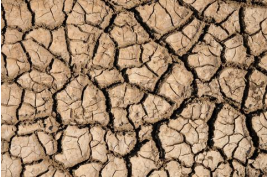
#> input picture CVASS1.PNG, 268 x 179 px, found by its file name
$ jupyter execute Assignment_1.ipynb   (shell and % lines are left out)
#> lines starting #> are read from the running program, lines starting #| are printed output that depends on the picture
#> further down, input_image is the input picture: shape (179, 268, 3); mean B, G, R 108.7, 135.1, 162.6
[cell 1]
import cv2
import numpy as np
import pandas as pd

def get_pixel_value(image, x, y):
    # Function to get pixel value at a specific location (x, y)
    return image[x, y]

def thresholded_value(center, pixels):
    # Function to threshold the pixel values based on the center value
    thresholded = []
    for pixel in pixels:
        if pixel >= center:
            thresholded.append(1)
        else:
            thresholded.append(0)
    return thresholded

def get_binary_value(thresholded):
    # Function to convert binary values to decimal
    binary_value = 0
    for i in range(8):
        binary_value += thresholded[i] * (2 ** (7 - i))
    return binary_value

def local_binary_pattern(image):
    # Convert the image to grayscale
    gray_image = cv2.cvtColor(image, cv2.COLOR_BGR2GRAY)
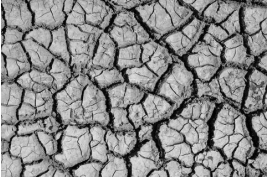
#> gray_image: shape (179, 268); min 0, max 255, mean 140.3

    # Get image dimensions
    rows, cols = gray_image.shape
#> rows = 179; cols = 268

    # Initialize an output image
    lbp_image = np.zeros((rows, cols), dtype=np.uint8)

    # Define the neighborhood offsets
    offsets = [(-1, -1), (-1, 0), (-1, 1),
               (0, -1),           (0, 1),
               (1, -1), (1, 0), (1, 1)]

    # Traverse the image using sliding window
    for i in range(1, rows - 1):
        for j in range(1, cols - 1):
            center_pixel = get_pixel_value(gray_image, i, j)
            neighbor_pixels = [get_pixel_value(gray_image, i + x, j + y) for x, y in offsets]

            # Threshold the neighborhood values
            thresholded_pixels = thresholded_value(center_pixel, neighbor_pixels)

            # Convert binary to decimal
            lbp_value = get_binary_value(thresholded_pixels)

            # Assign the LBP value to the output image
            lbp_image[i, j] = lbp_value
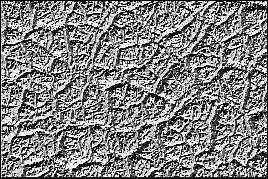
#> lbp_image: shape (179, 268); min 0, max 255, mean 129.8

    return lbp_image

# Example usage
image_path = '/content/CVASS1.PNG'
input_image = cv2.imread(image_path)

lbp_result = local_binary_pattern(input_image)

# Display the results
cv2.imshow('Original Image', input_image)
cv2.imshow('LBP Result', lbp_result)
cv2.waitKey(0)
cv2.destroyAllWindows()

$ run again, with CVASS12.PNG copied over CVASS1.PNG
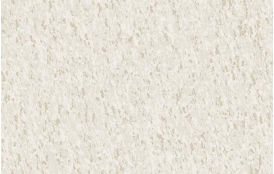
#> input picture CVASS12.PNG, 274 x 174 px, found by its file name
#> input_image is the input picture: shape (174, 274, 3); mean B, G, R 215.9, 226.7, 231
#> after the loop in local_binary_pattern, `for i in range(1, rows - 1):`:
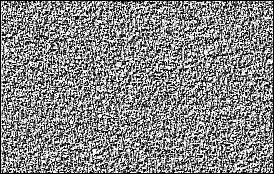
#> lbp_image: shape (174, 274); min 0, max 255, mean 134
